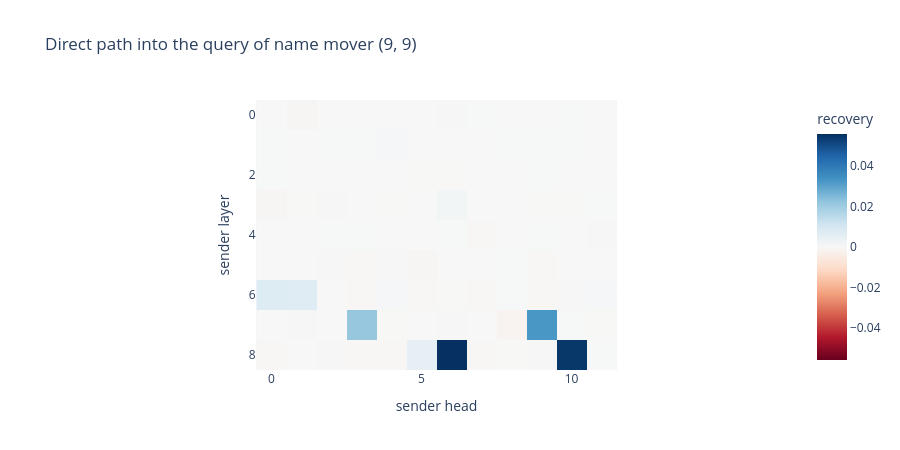

The code cell stored with this chart in its notebook:
### Markdown cell above
### Who writes to a name mover's query?

Rather than assume the S-inhibition heads, sweep **every** upstream head into the query of
name mover (9,9) and see what survives.

### Code cell
NAME_MOVER = (9, 9)

query_scores = torch.zeros(NAME_MOVER[0], n_heads)
for sender_layer in range(NAME_MOVER[0]):
    with model.trace() as tracer:
        results = nnsight.save([])
        for sender_head in range(n_heads):
            with tracer.invoke(CORRUPTED):
                patch_edge((sender_layer, sender_head), NAME_MOVER, "q")
                results.append(logit_diff(model.output.logits))
    for sender_head in range(n_heads):
        query_scores[sender_layer, sender_head] = recovery(results[sender_head].item())

fig = px.imshow(
    query_scores,
    color_continuous_scale="RdBu",
    color_continuous_midpoint=0,
    labels=dict(x="sender head", y="sender layer", color="recovery"),
    title=f"Direct path into the query of name mover {NAME_MOVER}",
    height=450,
)
fig.show()

top = query_scores.flatten().abs().topk(6)
print("strongest direct paths into (9,9).q:")
for index in top.indices.tolist():
    layer, head = index // n_heads, index % n_heads
    print(f"  ({layer:2d}, {head:2d})  {query_scores[layer, head]:+.4f}")

### Figure 1 — Plotly figure (JSON) as saved in the notebook; plotly's stock layout.template omitted (floating-point values rounded to 4 significant figures)
{"data": [{"coloraxis": "coloraxis", "hovertemplate": "sender head: %{x}<br>sender layer: %{y}<br>recovery: %{z}<extra></extra>", "name": "0", "type": "heatmap", "xaxis": "x", "yaxis": "y", "z": [[3.417e-05, -0.0006352, -7.438e-05, -3.216e-05, -0.0001106, 9.046e-05, -0.0002111, 0.000205, -9.046e-05, 6.634e-05, 0.0002553, -3.216e-05], [0.0002372, -0.0001126, 0.000203, 0.0001608, 0.000593, -2.01e-05, 9.247e-05, -9.649e-05, 0.0001508, 0.0001789, 0.0002131, 2.01e-06], [0.0003015, -2.01e-06, 0.0001086, -4.422e-05, 8.041e-06, -0.0001709, -0.0001307, 6.232e-05, 2.01e-06, 0.0003056, 0.0001307, 0.0001146], [-0.0008282, -0.0001427, -0.0002533, -4.02e-05, -0.0001367, -7.84e-05, 0.001449, 9.247e-05, 7.84e-05, -0.0001709, -0.0001608, 0.0001568], [-9.247e-05, 1.407e-05, 0.0002251, 0.0002332, -5.83e-05, 5.227e-05, 0.0001648, -0.0005025, 1.407e-05, 0.0002432, -3.819e-05, 0.0004121], [-7.438e-05, -3.618e-05, 0.0004161, -0.0004201, 0.0003799, -0.0008543, -3.216e-05, -2.814e-05, 0.0001548, -0.0003759, 0.0001226, -2.613e-05], [0.007548, 0.006853, 2.613e-05, -0.0004784, 0.0005387, -0.0004342, -0.000193, -0.0004925, 0.0002573, -0.00039, -0.0002231, 0.0005287], [6.634e-05, -0.0002071, 0.0001427, 0.02159, -0.0001206, 7.438e-05, -0.0002573, 0.0001005, -0.001469, 0.03251, 0.0001809, -0.0001246], [-0.0003779, 2.01e-06, -0.0002071, -0.0005166, -0.0004845, 0.005136, 0.05568, -0.0003719, -0.0001407, -0.0002372, 0.0543, 0.0002794]]}], "layout": {"coloraxis": {"autocolorscale": false, "cmid": 0, "colorbar": {"title": {"text": "recovery"}}, "colorscale": [[0.0, "rgb(103,0,31)"], [0.1, "rgb(178,24,43)"], [0.2, "rgb(214,96,77)"], [0.3, "rgb(244,165,130)"], [0.4, "rgb(253,219,199)"], [0.5, "rgb(247,247,247)"], [0.6, "rgb(209,229,240)"], [0.7, "rgb(146,197,222)"], [0.8, "rgb(67,147,195)"], [0.9, "rgb(33,102,172)"], [1.0, "rgb(5,48,97)"]]}, "height": 450, "title": {"text": "Direct path into the query of name mover (9, 9)"}, "xaxis": {"anchor": "y", "constrain": "domain", "domain": [0.0, 1.0], "scaleanchor": "y", "title": {"text": "sender head"}}, "yaxis": {"anchor": "x", "autorange": "reversed", "constrain": "domain", "domain": [0.0, 1.0], "title": {"text": "sender layer"}}}}
